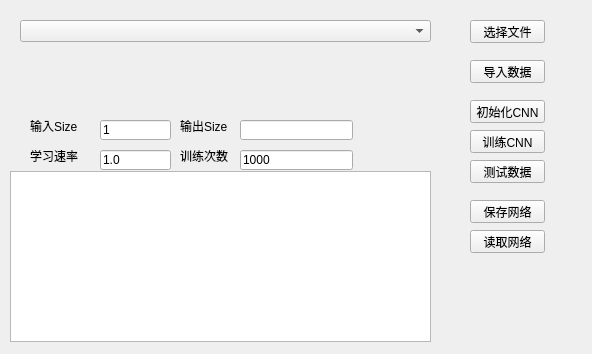
<?xml version="1.0" encoding="UTF-8"?>
<ui version="4.0">
 <class>Widget</class>
 <widget class="QWidget" name="Widget">
  <property name="geometry">
   <rect>
    <x>0</x>
    <y>0</y>
    <width>592</width>
    <height>354</height>
   </rect>
  </property>
  <property name="windowTitle">
   <string>Widget</string>
  </property>
  <widget class="QComboBox" name="comboBox">
   <property name="geometry">
    <rect>
     <x>20</x>
     <y>20</y>
     <width>411</width>
     <height>22</height>
    </rect>
   </property>
  </widget>
  <widget class="QPushButton" name="pushButton">
   <property name="geometry">
    <rect>
     <x>470</x>
     <y>20</y>
     <width>75</width>
     <height>23</height>
    </rect>
   </property>
   <property name="text">
    <string>选择文件</string>
   </property>
  </widget>
  <widget class="QPushButton" name="pushButton_2">
   <property name="geometry">
    <rect>
     <x>470</x>
     <y>60</y>
     <width>75</width>
     <height>23</height>
    </rect>
   </property>
   <property name="text">
    <string>导入数据</string>
   </property>
  </widget>
  <widget class="QPushButton" name="pushButton_3">
   <property name="geometry">
    <rect>
     <x>470</x>
     <y>100</y>
     <width>75</width>
     <height>23</height>
    </rect>
   </property>
   <property name="text">
    <string>初始化CNN</string>
   </property>
  </widget>
  <widget class="QPushButton" name="pushButton_4">
   <property name="geometry">
    <rect>
     <x>470</x>
     <y>130</y>
     <width>75</width>
     <height>23</height>
    </rect>
   </property>
   <property name="text">
    <string>训练CNN</string>
   </property>
  </widget>
  <widget class="QTextBrowser" name="textBrowser">
   <property name="geometry">
    <rect>
     <x>10</x>
     <y>171</y>
     <width>421</width>
     <height>171</height>
    </rect>
   </property>
  </widget>
  <widget class="QLabel" name="label">
   <property name="geometry">
    <rect>
     <x>30</x>
     <y>120</y>
     <width>54</width>
     <height>12</height>
    </rect>
   </property>
   <property name="text">
    <string>输入Size</string>
   </property>
  </widget>
  <widget class="QLineEdit" name="lineEdit_insize">
   <property name="geometry">
    <rect>
     <x>100</x>
     <y>120</y>
     <width>71</width>
     <height>20</height>
    </rect>
   </property>
   <property name="text">
    <string>1</string>
   </property>
  </widget>
  <widget class="QLabel" name="label_2">
   <property name="geometry">
    <rect>
     <x>180</x>
     <y>120</y>
     <width>54</width>
     <height>12</height>
    </rect>
   </property>
   <property name="text">
    <string>输出Size</string>
   </property>
  </widget>
  <widget class="QLineEdit" name="lineEdit_outsize">
   <property name="geometry">
    <rect>
     <x>240</x>
     <y>120</y>
     <width>113</width>
     <height>20</height>
    </rect>
   </property>
  </widget>
  <widget class="QLabel" name="label_3">
   <property name="geometry">
    <rect>
     <x>30</x>
     <y>150</y>
     <width>54</width>
     <height>12</height>
    </rect>
   </property>
   <property name="text">
    <string>学习速率</string>
   </property>
  </widget>
  <widget class="QLineEdit" name="lineEdit_alpha">
   <property name="geometry">
    <rect>
     <x>100</x>
     <y>150</y>
     <width>71</width>
     <height>20</height>
    </rect>
   </property>
   <property name="text">
    <string>1.0</string>
   </property>
  </widget>
  <widget class="QLabel" name="label_4">
   <property name="geometry">
    <rect>
     <x>180</x>
     <y>150</y>
     <width>54</width>
     <height>12</height>
    </rect>
   </property>
   <property name="text">
    <string>训练次数</string>
   </property>
  </widget>
  <widget class="QLineEdit" name="lineEdit_trainNum">
   <property name="geometry">
    <rect>
     <x>240</x>
     <y>150</y>
     <width>113</width>
     <height>20</height>
    </rect>
   </property>
   <property name="text">
    <string>1000</string>
   </property>
  </widget>
  <widget class="QPushButton" name="pushButton_5">
   <property name="geometry">
    <rect>
     <x>470</x>
     <y>160</y>
     <width>75</width>
     <height>23</height>
    </rect>
   </property>
   <property name="text">
    <string>测试数据</string>
   </property>
  </widget>
  <widget class="QPushButton" name="pushButton_6">
   <property name="geometry">
    <rect>
     <x>470</x>
     <y>200</y>
     <width>75</width>
     <height>23</height>
    </rect>
   </property>
   <property name="text">
    <string>保存网络</string>
   </property>
  </widget>
  <widget class="QPushButton" name="pushButton_7">
   <property name="geometry">
    <rect>
     <x>470</x>
     <y>230</y>
     <width>75</width>
     <height>23</height>
    </rect>
   </property>
   <property name="text">
    <string>读取网络</string>
   </property>
  </widget>
 </widget>
 <layoutdefault spacing="6" margin="11"/>
 <resources/>
 <connections/>
</ui>
